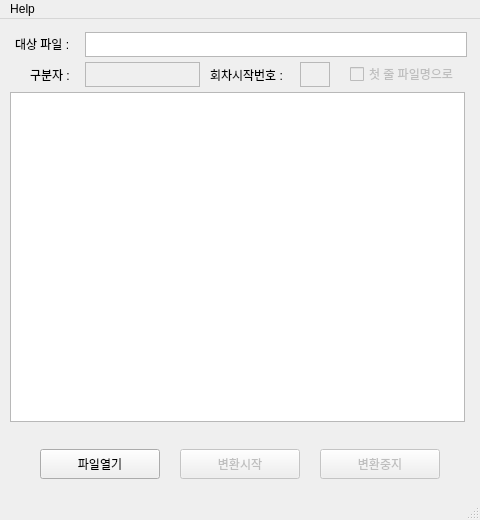
<?xml version="1.0" encoding="UTF-8"?>
<ui version="4.0">
 <class>MainWindow</class>
 <widget class="QMainWindow" name="MainWindow">
  <property name="geometry">
   <rect>
    <x>0</x>
    <y>0</y>
    <width>480</width>
    <height>520</height>
   </rect>
  </property>
  <property name="minimumSize">
   <size>
    <width>480</width>
    <height>520</height>
   </size>
  </property>
  <property name="maximumSize">
   <size>
    <width>480</width>
    <height>16777215</height>
   </size>
  </property>
  <property name="windowTitle">
   <string>블라이스 회차분할기</string>
  </property>
  <widget class="QWidget" name="centralwidget">
   <widget class="QTextEdit" name="delimeter">
    <property name="enabled">
     <bool>false</bool>
    </property>
    <property name="geometry">
     <rect>
      <x>85</x>
      <y>43</y>
      <width>115</width>
      <height>25</height>
     </rect>
    </property>
   </widget>
   <widget class="QTextBrowser" name="textLog">
    <property name="geometry">
     <rect>
      <x>10</x>
      <y>73</y>
      <width>455</width>
      <height>330</height>
     </rect>
    </property>
   </widget>
   <widget class="QPushButton" name="btnStop">
    <property name="enabled">
     <bool>false</bool>
    </property>
    <property name="geometry">
     <rect>
      <x>320</x>
      <y>430</y>
      <width>120</width>
      <height>30</height>
     </rect>
    </property>
    <property name="text">
     <string>변환중지</string>
    </property>
   </widget>
   <widget class="QCheckBox" name="chkAutoRename">
    <property name="enabled">
     <bool>false</bool>
    </property>
    <property name="geometry">
     <rect>
      <x>350</x>
      <y>47</y>
      <width>115</width>
      <height>16</height>
     </rect>
    </property>
    <property name="text">
     <string>첫 줄 파일명으로</string>
    </property>
   </widget>
   <widget class="QLabel" name="label_4">
    <property name="geometry">
     <rect>
      <x>210</x>
      <y>50</y>
      <width>81</width>
      <height>12</height>
     </rect>
    </property>
    <property name="text">
     <string>회차시작번호 :</string>
    </property>
   </widget>
   <widget class="QLabel" name="label">
    <property name="geometry">
     <rect>
      <x>15</x>
      <y>17</y>
      <width>60</width>
      <height>16</height>
     </rect>
    </property>
    <property name="text">
     <string>대상 파일 :</string>
    </property>
   </widget>
   <widget class="QTextEdit" name="startIndex">
    <property name="enabled">
     <bool>false</bool>
    </property>
    <property name="geometry">
     <rect>
      <x>300</x>
      <y>43</y>
      <width>30</width>
      <height>25</height>
     </rect>
    </property>
   </widget>
   <widget class="QPushButton" name="btnStart">
    <property name="enabled">
     <bool>false</bool>
    </property>
    <property name="geometry">
     <rect>
      <x>180</x>
      <y>430</y>
      <width>120</width>
      <height>30</height>
     </rect>
    </property>
    <property name="text">
     <string>변환시작</string>
    </property>
   </widget>
   <widget class="QPushButton" name="btnOpen">
    <property name="geometry">
     <rect>
      <x>40</x>
      <y>430</y>
      <width>120</width>
      <height>30</height>
     </rect>
    </property>
    <property name="text">
     <string>파일열기</string>
    </property>
   </widget>
   <widget class="QTextBrowser" name="textFile">
    <property name="geometry">
     <rect>
      <x>85</x>
      <y>13</y>
      <width>382</width>
      <height>25</height>
     </rect>
    </property>
   </widget>
   <widget class="QLabel" name="label_2">
    <property name="geometry">
     <rect>
      <x>30</x>
      <y>50</y>
      <width>50</width>
      <height>12</height>
     </rect>
    </property>
    <property name="text">
     <string>구분자 :</string>
    </property>
   </widget>
  </widget>
  <widget class="QMenuBar" name="menuBar">
   <property name="geometry">
    <rect>
     <x>0</x>
     <y>0</y>
     <width>480</width>
     <height>21</height>
    </rect>
   </property>
   <widget class="QMenu" name="menuHelp">
    <property name="title">
     <string>Help</string>
    </property>
    <addaction name="menuAbout"/>
   </widget>
   <addaction name="menuHelp"/>
  </widget>
  <widget class="QStatusBar" name="statusBar"/>
  <action name="menuAbout">
   <property name="text">
    <string>About</string>
   </property>
  </action>
 </widget>
 <resources/>
 <connections/>
</ui>
